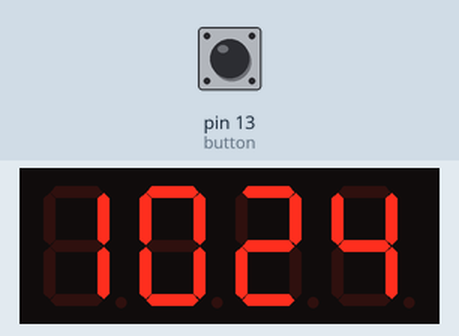
The sketch below on a simulated Arduino Uno, built with avr-gcc and run on an emulated ATmega328P. On the bench: 4-digit seven-segment display. Inputs (shaded band) come from the test bench; at power-on: pin 13 (button) HIGH. The local clock reads 2024-03-15 10:24:30 at power-on unless the sketch sets it.

Above: at 1.2 s.
1.3 s: pin 13 (button) pulled LOW for 0.15 s
At 2.8 s:
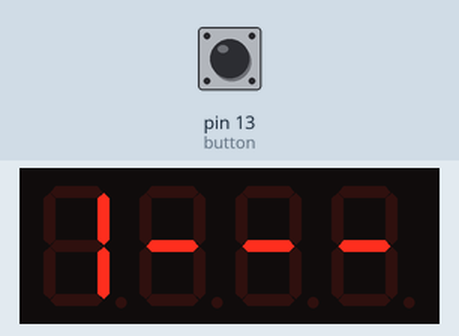
4.4 s: pin 13 (button) pulled LOW for 1 s
At 5.8 s:
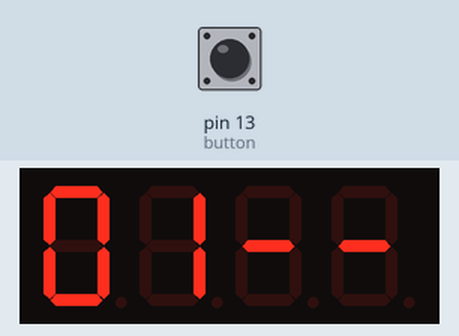
8.4 s: pin 13 (button) pulled LOW for 0.15 s
At 9.5 s:
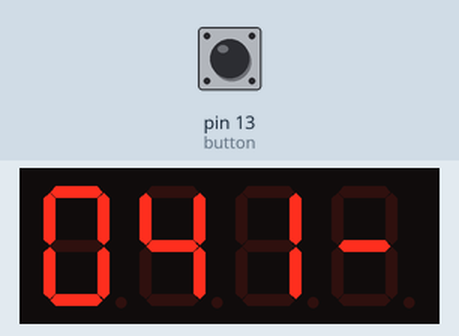
11.5 s: pin 13 (button) pulled LOW for 1 s
At 12.8 s:
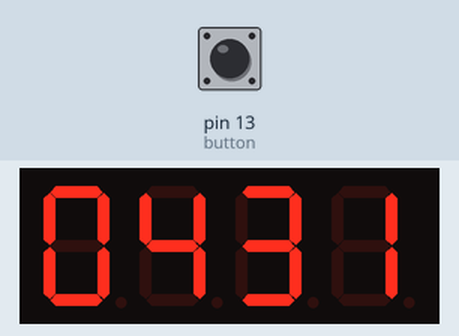
Timing chart, 0 to 14.5 s (numbered marks = the images above; inputs shaded):
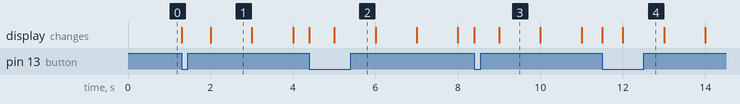

The sketch:

clock.ino
```cpp
#include "DS3231.h"
#include <Wire.h>
#include "SevSeg.h"
#include <JC_Button.h>

RTClib rtc;
DS3231 Clock;
SevSeg sevseg;
Button button(13);

enum states_t {VIEW, D0EDIT, D1EDIT, D2EDIT, D3EDIT};

void setup() {
  Serial.begin(9600);
  Wire.begin();

  byte numDigits = 4;
  byte digitPins[] = {9, 10, 11, 12};
  byte segmentPins[] = {2, 3, 4, 5, 6, 7, 8};
  bool resistorsOnSegments = false;
  byte hardwareConfig = COMMON_ANODE;
  bool updateWithDelays = false;
  bool leadingZeros = false;

  sevseg.begin(hardwareConfig, numDigits, digitPins, segmentPins, resistorsOnSegments, updateWithDelays, leadingZeros);
  sevseg.setBrightness(90);

  button.begin();
}

void loop() {
  static unsigned long timer = millis();
  static int deciSeconds = 0;
  static states_t STATE;
  static char sevsegChars[4] = "----";

  button.read();

  if (millis() - timer >= 1000) {
    timer += 1000;
    deciSeconds++;

    if (deciSeconds == 10) {
      deciSeconds = 0;
    }

  }

  switch (STATE)
  {
    case VIEW: {
        DateTime t = rtc.now();
        int hour = t.hour() * 100;
        int minute = t.minute();
        int hoMi = hour + minute;
        sevseg.setNumber(hoMi, 4);

        sprintf(sevsegChars, "%04d", hoMi);

        if (button.wasPressed() )
        {
          STATE = D0EDIT;
          deciSeconds = 0;
        }
      }
      break;
    case D0EDIT: {
        if (deciSeconds == 3) {
          deciSeconds = 0;
        }

        sprintf(sevsegChars, "%i---", deciSeconds);
        sevseg.setChars(sevsegChars);

        if (button.wasPressed() )
        {
          STATE = D1EDIT;
          deciSeconds = 0;
        }
      } break;
    case D1EDIT: {
        if (String(sevsegChars[0]).toInt() == 2 && deciSeconds == 4) {
          deciSeconds = 0;
        }

        sevsegChars[1] = String(deciSeconds)[0];
        sevseg.setChars(sevsegChars);

        if (button.wasPressed() )
        {
          STATE = D2EDIT;
          deciSeconds = 0;
        }
      } break;
    case D2EDIT: {
        if (deciSeconds == 6) {
          deciSeconds = 0;
        }

        sevsegChars[2] = String(deciSeconds)[0];
        sevseg.setChars(sevsegChars);

        if (button.wasPressed() )
        {
          STATE = D3EDIT;
          deciSeconds = 0;
        }
      } break;
    case D3EDIT: {
        sevsegChars[3] = String(deciSeconds)[0];
        sevseg.setChars(sevsegChars);

        if (button.wasPressed() )
        {
          STATE = VIEW;
          deciSeconds = 0;

          int h0 = String(sevsegChars[0]).toInt();
          int h1 = String(sevsegChars[1]).toInt();
          int m0 = String(sevsegChars[2]).toInt();
          int m1 = String(sevsegChars[3]).toInt();

          if (h0 == 0) {
            Clock.setHour(h1);
          } else {
            Clock.setHour(h0 * 10 + h1);
          }

          if (m0 == 0) {
            Clock.setMinute(m1);
          } else {
            Clock.setMinute(m0 * 10 + m1);
          }

          Clock.setSecond(0);
        }
      } break;
  }

  sevseg.refreshDisplay();
}
```

Measured:
- after the input at 1.3 s, the display: first changes at once (image 1 shows a later state)
- after the input at 4.4 s, the display: first changes at once (image 2 shows a later state)
- after the input at 8.4 s, the display: first changes at once (image 3 shows a later state)
- after the input at 11.5 s, the display: first changes at once (image 4 shows a later state)
- what the display in image 1 shows lasts 1.0 s, from 2.0 s to 3.0 s
